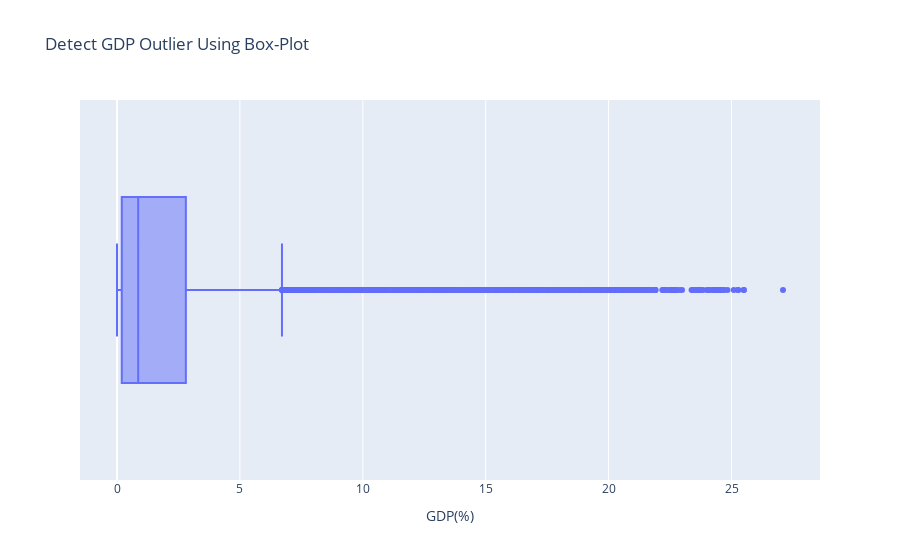

Here is the notebook cell this chart was saved with:
### Code cell
fig = px.box(df, x="GDP(%)", title="Detect GDP Outlier Using Box-Plot")
fig.show()

### Figure 1 — Plotly figure (JSON) as saved in the notebook; plotly's stock layout.template omitted (floating-point values rounded to 4 significant figures; data arrays with more than 128 entries replaced by an {"elided": "..."} marker saying what was removed)
{"data": [{"alignmentgroup": "True", "hovertemplate": "GDP(%)=%{x}<extra></extra>", "legendgroup": "", "marker": {"color": "#636efa"}, "name": "", "notched": false, "offsetgroup": "", "orientation": "h", "showlegend": false, "type": "box", "x": {"elided": "15308 float values"}, "x0": " ", "xaxis": "x", "y0": " ", "yaxis": "y"}], "layout": {"autosize": true, "boxmode": "group", "legend": {"tracegroupgap": 0}, "title": {"text": "Detect GDP Outlier Using Box-Plot"}, "xaxis": {"anchor": "y", "autorange": true, "domain": [0, 1], "range": [-1.505, 28.6], "title": {"text": "GDP(%)"}, "type": "linear"}, "yaxis": {"anchor": "x", "autorange": true, "domain": [0, 1], "range": [-0.5, 0.5], "type": "category"}}}
